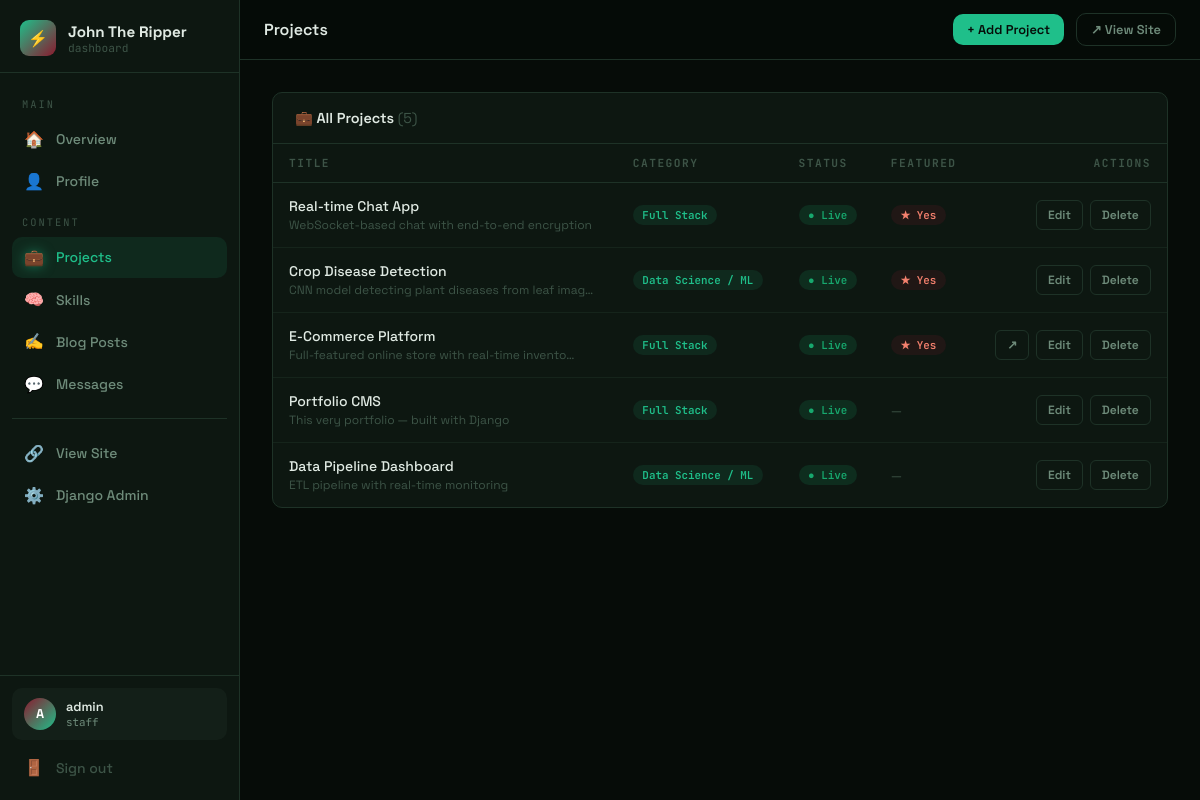
The app's page /dashboard/projects/ (signed in) with its own data.
### core/models.py (models this page shows, shortened)
class Profile(models.Model):
    name = models.CharField(max_length=100, default="Your Name")
    tagline = models.CharField(max_length=200, default="Full Stack Developer | Data Scientist")
    bio = models.TextField(default="")
    avatar = models.ImageField(upload_to='profile/', blank=True, null=True)
    resume = models.FileField(upload_to='resume/', blank=True, null=True)
    github = models.URLField(blank=True)
    linkedin = models.URLField(blank=True)
    twitter = models.URLField(blank=True)
    email = models.EmailField(blank=True)
    location = models.CharField(max_length=100, blank=True, default="Nairobi, Kenya")
    years_experience = models.IntegerField(default=0)
    projects_count = models.IntegerField(default=0)
    clients_count = models.IntegerField(default=0)
    class Meta:
        verbose_name = "Profile"

class Project(models.Model):
    STATUS_CHOICES = [
        ('live', 'Live'),
        ('in_progress', 'In Progress'),
        ('archived', 'Archived'),
    ]
    CATEGORY_CHOICES = [
        ('fullstack', 'Full Stack'),
        ('frontend', 'Frontend'),
        ('backend', 'Backend'),
        ('data', 'Data Science / ML'),
        ('mobile', 'Mobile'),
        ('other', 'Other'),
    ]
    title = models.CharField(max_length=200)
    slug = models.SlugField(unique=True)
    tagline = models.CharField(max_length=300, blank=True)
    description = models.TextField()
    category = models.CharField(max_length=20, choices=CATEGORY_CHOICES, default='fullstack')
    status = models.CharField(max_length=20, choices=STATUS_CHOICES, default='live')
    tech_stack = models.CharField(max_length=500, blank=True, help_text="Comma-separated: Django, React, PostgreSQL")
    image = models.ImageField(upload_to='projects/', blank=True, null=True)
    github_url = models.URLField(blank=True)
    live_url = models.URLField(blank=True)
    featured = models.BooleanField(default=False)
    created_at = models.DateTimeField(default=timezone.now)
    updated_at = models.DateTimeField(auto_now=True)
    class Meta:
        ordering = ['-featured', '-created_at']

### core/dashboard_views.py (the view)
    def wrapper(request, *args, **kwargs):
        if not request.user.is_authenticated:
            return redirect(f'/dashboard/login/?next={request.path}')
        if not request.user.is_staff:
            return redirect('/')
        return view_func(request, *args, **kwargs)

### core/context_processors.py (called while the page is built)
def site_profile(request):
    profile = Profile.objects.first()
    return {'site_profile': profile}

### core/dashboard_views.py (called while the page is built)
def _staff_required(view_func):
    def wrapper(request, *args, **kwargs):
        if not request.user.is_authenticated:
            return redirect(f'/dashboard/login/?next={request.path}')
        if not request.user.is_staff:
            return redirect('/')
        return view_func(request, *args, **kwargs)
    wrapper.__name__ = view_func.__name__
    return wrapper

def _dash_context(request, **extra):
    unread = ContactMessage.objects.filter(read=False).count()
    ctx = {'unread_count': unread}
    ctx.update(extra)
    return ctx

@_staff_required
def dashboard_projects(request):
    projects = Project.objects.all()
    ctx = _dash_context(request, projects=projects)
    return render(request, 'core/dashboard/projects.html', ctx)

### core/templates/core/dashboard/projects.html (shortened to what this page needs)
{% extends 'core/dashboard/base.html' %}
{% block page_title %}Projects{% endblock %}
{% block nav_projects %}active{% endblock %}
{% block topbar_actions %}
<a href="{% url 'dashboard_project_add' %}" class="topbar-btn topbar-btn-primary">+ Add Project</a>
{% endblock %}
{% block content %}
<div class="dash-card">
  <div class="dash-card-header">
    <span class="dash-card-title">💼 All Projects <span style="color:var(--text-dim);font-weight:400">({{ projects|length }})</span></span>
  </div>
  {% if projects %}
  <div style="overflow-x:auto">
    <table class="dash-table">
      <thead><tr>
        <th>Title</th>
        <th>Category</th>
        <th>Status</th>
        <th>Featured</th>
        <th style="text-align:right">Actions</th>
      </tr></thead>
      <tbody>
        {% for p in projects %}
        <tr>
          <td>
            <div class="td-title">{{ p.title }}</div>
            {% if p.tagline %}<div style="font-size:0.75rem;color:var(--text-dim);margin-top:2px">{{ p.tagline|truncatechars:50 }}</div>{% endif %}
          </td>
          <td><span class="badge badge-blue">{{ p.get_category_display }}</span></td>
          <td>
            {% if p.status == 'live' %}<span class="badge badge-green">● Live</span>
            {% elif p.status == 'in_progress' %}<span class="badge badge-yellow">● In Progress</span>
            {% else %}<span class="badge badge-gray">● Archived</span>{% endif %}
          </td>
          <td>{% if p.featured %}<span class="badge badge-purple">★ Yes</span>{% else %}<span style="color:var(--text-dim);font-size:0.78rem">—</span>{% endif %}</td>
          <td>
            <div class="td-actions">
              {% if p.live_url %}<a href="{{ p.live_url }}" target="_blank" class="action-btn action-btn-green">↗</a>{% endif %}
              <a href="{% url 'dashboard_project_edit' p.pk %}" class="action-btn">Edit</a>
              <form method="POST" action="{% url 'dashboard_project_delete' p.pk %}" style="display:inline"
                onsubmit="return confirm('Delete &quot;{{ p.title }}&quot;? This cannot be undone.')">
                <button type="submit" class="action-btn action-btn-danger">Delete</button>
              </form>
            </div>
          </td>
        </tr>
        {% endfor %}
      </tbody>
    </table>
  </div>
  {% else %}
  <div class="empty-state">
    <div class="empty-state-icon">💻</div>
    <p>No projects yet. Add your first one to show it on the portfolio.</p>
    <a href="{% url 'dashboard_project_add' %}" class="action-btn action-btn-primary">+ Add Project</a>
  </div>
  {% endif %}
</div>
{% endblock %}

### core/templates/core/dashboard/base.html (shortened to what this page needs)
<!DOCTYPE html>
<html lang="en">
<head>
  {% load static %}
</head>
<body>
<div class="dash-layout">
  <aside class="dash-sidebar" id="dashSidebar">
    <div class="sidebar-brand">
      <div class="sidebar-brand-icon">⚡</div>
      <div class="sidebar-brand-text">
        <div class="sidebar-brand-name">{{ site_profile.name|default:"Portfolio" }}</div>
        <div class="sidebar-brand-sub">dashboard</div>
      </div>
    </div>
    <nav class="sidebar-nav">
      <p class="sidebar-section-label">Main</p>
      <a href="{% url 'dashboard_home' %}" class="sidebar-link {% block nav_home %}{% endblock %}">
        <span class="s-icon">🏠</span> Overview
      </a>
      <a href="{% url 'dashboard_profile' %}" class="sidebar-link {% block nav_profile %}{% endblock %}">
        <span class="s-icon">👤</span> Profile
      </a>
      <p class="sidebar-section-label">Content</p>
      <a href="{% url 'dashboard_projects' %}" class="sidebar-link {% block nav_projects %}{% endblock %}">
        <span class="s-icon">💼</span> Projects
      </a>
      <a href="{% url 'dashboard_skills' %}" class="sidebar-link {% block nav_skills %}{% endblock %}">
        <span class="s-icon">🧠</span> Skills
      </a>
      <a href="{% url 'dashboard_blog' %}" class="sidebar-link {% block nav_blog %}{% endblock %}">
        <span class="s-icon">✍️</span> Blog Posts
      </a>
      <a href="{% url 'dashboard_messages' %}" class="sidebar-link {% block nav_messages %}{% endblock %}">
        <span class="s-icon">💬</span> Messages
      </a>
      <div class="sidebar-divider"></div>
      <a href="/" target="_blank" class="sidebar-link">
        <span class="s-icon">🔗</span> View Site
      </a>
      {% if request.user.is_superuser %}
      <a href="/admin/" class="sidebar-link">
        <span class="s-icon">⚙️</span> Django Admin
      </a>
      {% endif %}
    </nav>
    <div class="sidebar-footer">
      <div class="user-card">
        <div class="user-avatar">{{ request.user.username|first|upper }}</div>
        <div>
          <div class="user-name">{{ request.user.username }}</div>
          <div class="user-role">staff</div>
        </div>
      </div>
      <a href="{% url 'dashboard_logout' %}" class="sidebar-link" style="margin-top:0.5rem;color:var(--text-dim)">
        <span class="s-icon">🚪</span> Sign out
      </a>
    </div>
  </aside>
  <div class="dash-main">
    <header class="dash-topbar">
      <div class="topbar-left">
        <span class="page-title">{% block page_title %}Dashboard{% endblock %}</span>
      </div>
      <div class="topbar-right">
        {% block topbar_actions %}{% endblock %}
        <a href="/" target="_blank" class="topbar-btn topbar-btn-outline">↗ View Site</a>
      </div>
    </header>
    <div class="dash-content">
      {% block content %}{% endblock %}
    </div>
  </div>
</div>
</body>
</html>

### records on screen
Profile: name "John The Ripper"
Project: title "Real-time Chat App", tagline "WebSocket-based chat with end-to-end encryption", category "Full Stack", status "● Live", featured "★ Yes"
Project: title "Crop Disease Detection", tagline "CNN model detecting plant diseases from leaf imag…", category "Data Science / ML", status "● Live", featured "★ Yes"
Project: title "E-Commerce Platform", tagline "Full-featured online store with real-time invento…", category "Full Stack", status "● Live", featured "★ Yes"
Project: title "Portfolio CMS", tagline "This very portfolio — built with Django", category "Full Stack", status "● Live"
Project: title "Data Pipeline Dashboard", tagline "ETL pipeline with real-time monitoring", category "Data Science / ML", status "● Live"

### other values on screen
{{ request.user.username|first|upper }} "A"
{{ request.user.username }} "admin"
{{ projects|length }} "5"
